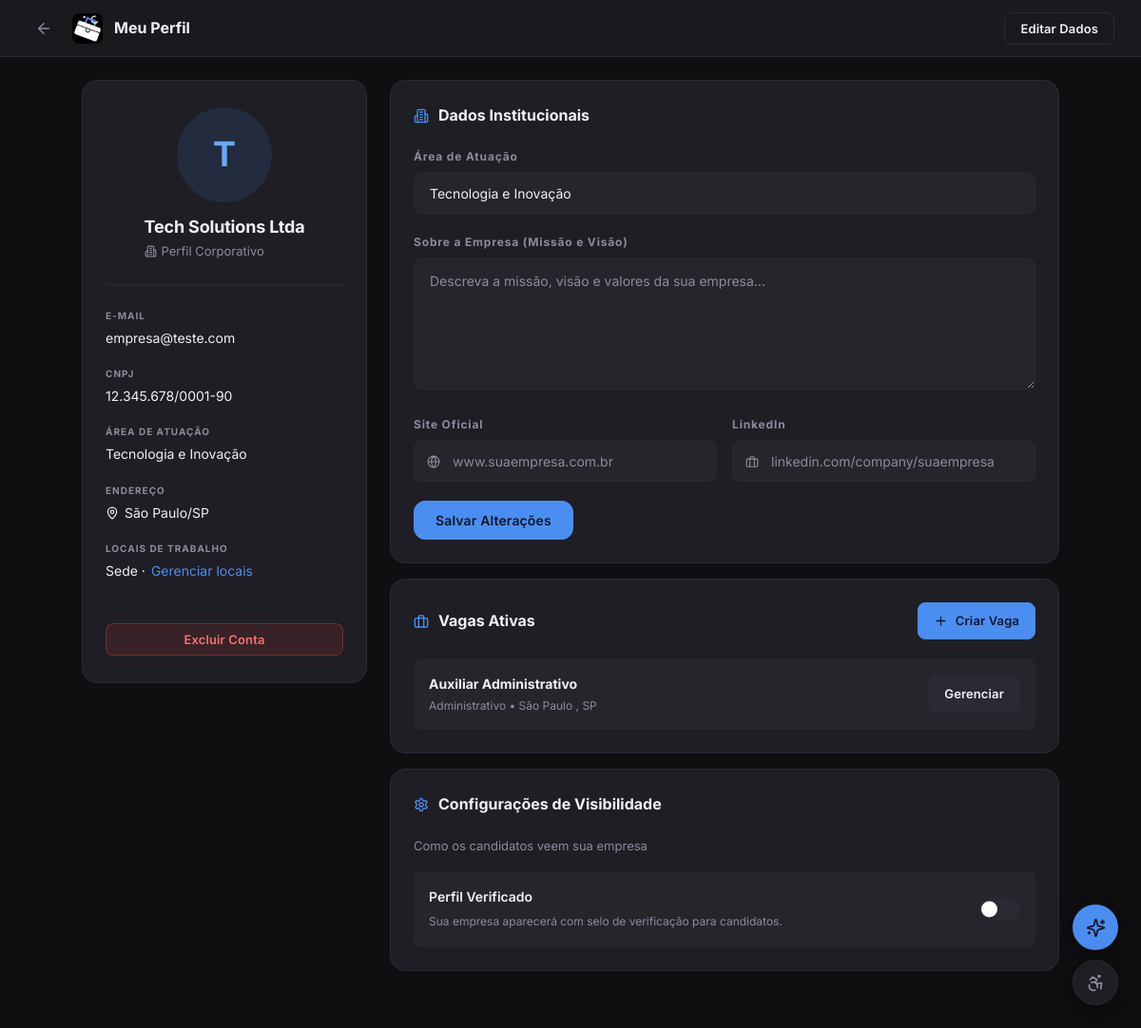
The page /empresa/perfil.php (signed in) on the database its author committed.
### tables this page shows
CREATE TABLE `empresas` (
  `id`               INT(11)      NOT NULL AUTO_INCREMENT,
  `nome_empresa`     VARCHAR(150) NOT NULL,
  `email`            VARCHAR(100) NOT NULL,
  `senha`            VARCHAR(255) NOT NULL,
  `cnpj`             VARCHAR(18)  NOT NULL,
  `cidade`           VARCHAR(100) DEFAULT NULL,
  `estado`           VARCHAR(50)  DEFAULT NULL,
  `telefone`         VARCHAR(20)  DEFAULT NULL,
   
  `area_atuacao`     VARCHAR(100) DEFAULT NULL,
  `descricao`        TEXT         DEFAULT NULL   COMMENT 'Missão e visão da empresa',
  `site_oficial`     VARCHAR(255) DEFAULT NULL,
  `linkedin`         VARCHAR(255) DEFAULT NULL,
  `perfil_verificado` TINYINT(1)  NOT NULL DEFAULT 0,
   
  `criado_em`        TIMESTAMP    NOT NULL DEFAULT CURRENT_TIMESTAMP,
  `atualizado_em`    TIMESTAMP    NOT NULL DEFAULT CURRENT_TIMESTAMP ON UPDATE CURRENT_TIMESTAMP,
  PRIMARY KEY (`id`),
  UNIQUE KEY `uq_email_empresa`  (`email`),
  UNIQUE KEY `uq_cnpj`          (`cnpj`)
);

CREATE TABLE `vagas` (
  `id`            INT(11)      NOT NULL AUTO_INCREMENT,
  `empresa_id`    INT(11)      NOT NULL,
  `titulo`        VARCHAR(150) NOT NULL,
  `descricao`     TEXT         DEFAULT NULL,
  `cidade`        VARCHAR(100) DEFAULT NULL,
  `estado`        VARCHAR(50)  DEFAULT NULL,
  `cep`           VARCHAR(9)   DEFAULT NULL   COMMENT 'Para cálculo de distância pela IA',
  `salario`       VARCHAR(50)  DEFAULT NULL   COMMENT 'Mantido como VARCHAR (ex: 1.200,00 ou A combinar)',
  `tipo_contrato` VARCHAR(50)  DEFAULT NULL   COMMENT 'Ex: Jovem Aprendiz, Estágio',
   
  `carga_horaria` VARCHAR(20)  DEFAULT NULL   COMMENT 'Ex: 20h/semana',
  `area`          VARCHAR(100) DEFAULT NULL   COMMENT 'Ex: Administrativo, TI, Vendas',
  `criado_em`     TIMESTAMP    NOT NULL DEFAULT CURRENT_TIMESTAMP,
  `atualizado_em` TIMESTAMP    NOT NULL DEFAULT CURRENT_TIMESTAMP ON UPDATE CURRENT_TIMESTAMP,
  PRIMARY KEY (`id`),
  KEY `idx_vaga_empresa` (`empresa_id`),
  KEY `idx_vaga_area`    (`area`),
  KEY `idx_vaga_cidade`  (`cidade`),
  CONSTRAINT `fk_vaga_empresa`
    FOREIGN KEY (`empresa_id`) REFERENCES `empresas` (`id`) ON DELETE CASCADE
);

### includes/endereco_empresa.php (called while the page is built, shortened)
<?php
if (!function_exists('empresa_tem_endereco')) {
    function empresa_tem_endereco(mysqli $conn): bool {
        static $tem = null;
        if ($tem === null) {
            $r   = $conn->query("SHOW COLUMNS FROM empresas LIKE 'logradouro'");
            $tem = ($r instanceof mysqli_result) && $r->num_rows > 0;
        }
        return $tem;
    }
    function endereco_empresa_formatado(array $e): string {
        $rua       = trim(($e['logradouro'] ?? '') . (!empty($e['numero']) ? ', ' . $e['numero'] : ''), ' ,');
        $cidade_uf = trim(($e['cidade'] ?? '') . (!empty($e['estado']) ? '/' . $e['estado'] : ''), '/');
        $cep       = preg_replace('/\D/', '', $e['cep'] ?? '');
        $partes = [
            $rua,
            $e['complemento'] ?? '',
            $e['bairro'] ?? '',
            $cidade_uf,
            strlen($cep) === 8 ? 'CEP ' . substr($cep, 0, 5) . '-' . substr($cep, 5) : '',
        ];
        return implode(' - ', array_filter($partes, fn($p) => trim((string) $p) !== ''));
    }
}

### includes/esquema.php (called while the page is built, shortened)
<?php
if (!function_exists('jc_stage7_disponivel')) {
    function jc_stage7_colunas(): array {
        return [
            ['jovens', 'conta_status'],
            ['empresas', 'conta_status'],
            ['vagas', 'moderacao_status'],
            ['administradores', 'sessao_versao'],
            ['admin_tentativas', 'ip_hash'],
            ['admin_auditoria', 'hash_anterior'],
            ['moderacao_itens', 'conteudo_hash'],
            ['denuncias', 'item_id'],
        ];
    }
    function jc_stage7_disponivel(mysqli $conn): bool {
        static $ok = null;
        $pares = jc_stage7_colunas();
        $cond  = implode(' OR ', array_fill(0, count($pares), '(TABLE_NAME = ? AND COLUMN_NAME = ?)'));
        $tipos = str_repeat('ss', count($pares));
        $args  = [];
        foreach ($pares as [$t, $c]) {
            $args[] = $t;
            $args[] = $c;
        }
        try {
            $stmt = $conn->prepare(
                "SELECT COUNT(*) AS n FROM information_schema.COLUMNS
                 WHERE TABLE_SCHEMA = DATABASE() AND ({$cond})"
            );
            $stmt->bind_param($tipos, ...$args);
            $stmt->execute();
            $n = intval($stmt->get_result()->fetch_assoc()['n'] ?? 0);
            $ok = ($n === count($pares));
        } catch (Throwable $e) {
            $ok = false;
        }
        return $ok;
    }
}

### includes/conta_status.php (called while the page is built, shortened)
<?php
require_once __DIR__ . '/esquema.php';
if (!function_exists('jc_conta_suspensa')) {
    function jc_conta_suspensa(mysqli $conn, string $tipo, int $id): bool {
        if ($id <= 0 || !in_array($tipo, ['jovem', 'empresa'], true) || !jc_stage7_disponivel($conn)) {
            return false;
        }
        $tabela = $tipo === 'jovem' ? 'jovens' : 'empresas';
        $stmt = $conn->prepare("SELECT conta_status FROM `{$tabela}` WHERE id = ? LIMIT 1");
        $stmt->bind_param("i", $id);
        $stmt->execute();
        $linha = $stmt->get_result()->fetch_assoc();
        return ($linha['conta_status'] ?? 'ativa') === 'suspensa';
    }
    function jc_conta_verificar_sessao(mysqli $conn): void {
        $tipo = isset($_SESSION['jovem_id']) ? 'jovem' : (isset($_SESSION['empresa_id']) ? 'empresa' : null);
        if (!jc_conta_suspensa($conn, $tipo, intval($_SESSION[$tipo . '_id']))) {
            return;
        }
        exit;
    }
}

### includes/config.php (called while the page is built, shortened)
<?php
try {
    $conn = new mysqli(DB_HOST, DB_USER, DB_PASS, DB_NAME);
} catch (\mysqli_sql_exception $e) {
    registrar_log('Falha na conexao com o banco de dados (codigo ' . $e->getCode() . ')', 'ERROR');
    if (function_exists('jc_log')) {
        jc_log('banco.indisponivel', 'erro', ['errno' => $e->getCode()]);
    }
    http_response_code(503);
    die('O sistema esta temporariamente indisponivel. Tente novamente em alguns instantes.');
}
$conn->set_charset(DB_CHARSET);
if (session_status() === PHP_SESSION_ACTIVE && (isset($_SESSION['jovem_id']) || isset($_SESSION['empresa_id']))) {
    require_once __DIR__ . '/conta_status.php';
    jc_conta_verificar_sessao($conn);
}

### includes/locais.php (called while the page is built, shortened)
<?php
require_once __DIR__ . '/endereco_empresa.php';
if (!function_exists('jc_locais_disponiveis')) {
    function jc_locais_disponiveis(mysqli $conn): bool {
        static $ok = null;
        if ($ok === null) {
            $t  = $conn->query("SHOW TABLES LIKE 'empresa_locais'");
            $c  = $conn->query("SHOW COLUMNS FROM vagas LIKE 'local_trabalho'");
            $ok = ($t instanceof mysqli_result) && $t->num_rows > 0
               && ($c instanceof mysqli_result) && $c->num_rows > 0
               && empresa_tem_endereco($conn);
        }
        return $ok;
    }
}

### empresa/perfil.php (the view, shortened to what this page needs)
<?php
require_once dirname(__DIR__) . '/includes/csrf.php';
require_once dirname(__DIR__) . "/includes/config.php";
require_once dirname(__DIR__) . "/includes/endereco_empresa.php";
require_once dirname(__DIR__) . "/includes/locais.php";
require_once dirname(__DIR__) . "/includes/moderacao.php";
$empresa_id = intval($_SESSION['empresa_id']);
$tem_endereco  = empresa_tem_endereco($conn);
$cols_endereco = $tem_endereco ? ', cep, logradouro, numero, complemento, bairro' : '';
$stmt = $conn->prepare(
    "SELECT nome_empresa, email, cnpj, cidade, estado, telefone,
            area_atuacao, descricao, site_oficial, linkedin, perfil_verificado{$cols_endereco}
     FROM   empresas
     WHERE  id = ?
     LIMIT  1"
);
$stmt->bind_param("i", $empresa_id);
$stmt->execute();
$emp = $stmt->get_result()->fetch_assoc();
$stmt_v = $conn->prepare(
    "SELECT id, titulo, area, cidade, estado
     FROM   vagas
     WHERE  empresa_id = ?
     ORDER  BY criado_em DESC"
);
$stmt_v->bind_param("i", $empresa_id);
$stmt_v->execute();
$result_vagas = $stmt_v->get_result();
$inicial = strtoupper(mb_substr($emp['nome_empresa'], 0, 1));
?>
<!DOCTYPE html>
<html lang="pt-br" data-theme="dark">
<head>
    <link rel="stylesheet" href="../Assets/css/style.css">
</head>
<body>
<div class="profile-bar">
    <div class="d-flex align-center gap-12">
        <a href="../dashboard/empresa.php" class="icon-btn" title="Voltar ao painel" aria-label="Voltar ao painel"><span class="i i-arrow-left" aria-hidden="true"></span></a>
        <span class="marca marca-compacta"><img src="../assets/img/marca/jovemconnect-simbolo.png" alt="JovemConnect" width="192" height="192"></span>
        <span class="profile-bar-title">Meu Perfil</span>
    </div>
    <button type="button" class="btn btn-secondary btn-sm" id="btnEditar">
        Editar Dados
    </button>
</div>
<form method="POST" action="perfil.php" id="formPerfil">
<div class="profile-page">
    <aside class="profile-side">
        <div class="profile-side-avatar">
            <div class="avatar avatar-xl"><?= $inicial ?></div>
            <div id="viewNome">
                <p class="profile-side-name"><?= htmlspecialchars($emp['nome_empresa']) ?></p>
                <p class="profile-side-role"><span class="i i-building" aria-hidden="true"></span> Perfil Corporativo</p>
            </div>
        </div>
        <div id="viewDados">
            <div class="profile-info-item">
                <p class="profile-info-label">E-mail</p>
                <p class="profile-info-value"><?= htmlspecialchars($emp['email']) ?></p>
            </div>
            <div class="profile-info-item">
                <p class="profile-info-label">CNPJ</p>
                <p class="profile-info-value"><?= htmlspecialchars($emp['cnpj']) ?></p>
            </div>
            <?php if (!empty($emp['area_atuacao'])): ?>
            <div class="profile-info-item">
                <p class="profile-info-label">Área de Atuação</p>
                <p class="profile-info-value"><?= htmlspecialchars($emp['area_atuacao']) ?></p>
            </div>
            <?php endif; ?>
            <?php $endereco_txt = endereco_empresa_formatado($emp);    ?>
            <?php if ($endereco_txt !== ''): ?>
            <div class="profile-info-item">
                <p class="profile-info-label">Endereço</p>
                <p class="profile-info-value"><span class="i i-map-pin" aria-hidden="true"></span> <?= htmlspecialchars($endereco_txt) ?></p>
            </div>
            <?php endif; ?>
            <?php if (jc_locais_disponiveis($conn)): $n_locais = count(jc_locais_da_empresa($conn, $empresa_id)); ?>
            <div class="profile-info-item">
                <p class="profile-info-label">Locais de trabalho</p>
                <p class="profile-info-value">
                    Sede<?= $n_locais > 0 ? ' + ' . $n_locais . ($n_locais === 1 ? ' outro local' : ' outros locais') : '' ?> ·
                    <a href="locais.php">Gerenciar locais</a>
                </p>
            </div>
            <?php endif; ?>
        </div>
        <div style="margin-top:auto;padding-top:24px;border-top:1px solid var(--border);">
            <button type="button" class="btn btn-danger btn-full btn-sm" id="btnExcluir">
                Excluir Conta
            </button>
        </div>
    </aside>
    <main class="profile-main">
        <div class="profile-section fade-up">
            <div class="profile-section-head">
                <h2 class="profile-section-title"><span class="i i-building" aria-hidden="true"></span> Dados Institucionais</h2>
            </div>
            <div class="form-group">
                <label class="form-label" for="perfilAreaAtuacao">Área de Atuação</label>
                <input type="text" name="area_atuacao" id="perfilAreaAtuacao" class="form-control"
                       placeholder="Ex: Tecnologia, Varejo"
                       value="<?= htmlspecialchars($emp['area_atuacao'] ?? '') ?>">
            </div>
            <div class="form-group">
                <label class="form-label" for="perfilDescricao">Sobre a Empresa (Missão e Visão)</label>
                <textarea name="descricao" id="perfilDescricao" class="form-control"
                          placeholder="Descreva a missão, visão e valores da sua empresa..."
                          rows="5"><?= htmlspecialchars($emp['descricao'] ?? '') ?></textarea>
            </div>
            <div class="form-row">
                <div class="form-group">
                    <label class="form-label" for="perfilSite">Site Oficial</label>
                    <div class="input-group">
                        <input type="url" name="site_oficial" id="perfilSite" class="form-control"
                               placeholder="www.suaempresa.com.br"
                               value="<?= htmlspecialchars($emp['site_oficial'] ?? '') ?>">
                    </div>
                </div>
                <div class="form-group">
                    <label class="form-label" for="perfilLinkedin">LinkedIn</label>
                    <div class="input-group">
                        <input type="text" name="linkedin" id="perfilLinkedin" class="form-control"
                               placeholder="linkedin.com/company/suaempresa"
                               value="<?= htmlspecialchars($emp['linkedin'] ?? '') ?>">
                    </div>
                </div>
            </div>
            <button type="submit" class="btn btn-primary">Salvar Alterações</button>
        </div>
        <div class="profile-section fade-up">
            <div class="profile-section-head">
                <h2 class="profile-section-title"><span class="i i-briefcase" aria-hidden="true"></span> Vagas Ativas</h2>
                <a href="../Vagas/criar.php" class="btn btn-primary btn-sm"><span class="i i-plus" aria-hidden="true"></span> Criar Vaga</a>
            </div>
            <?php if ($result_vagas->num_rows > 0): ?>
                <?php while ($v = $result_vagas->fetch_assoc()): ?>
                <div class="job-active-item">
                    <div>
                        <p class="job-active-title"><?= htmlspecialchars($v['titulo']) ?></p>
                        <p class="job-active-sub">
                            <?= !empty($v['area'])   ? htmlspecialchars($v['area'])   . ' • ' : '' ?>
                            <?= !empty($v['cidade'])  ? htmlspecialchars($v['cidade'])         : '' ?>
                            <?= !empty($v['estado'])  ? ', ' . htmlspecialchars($v['estado'])  : '' ?>
                        </p>
                    </div>
                    <a href="../Vagas/candidatos.php?id=<?= intval($v['id']) ?>&amp;voltar=perfil"
                       class="btn btn-ghost btn-sm">
                        Gerenciar
                    </a>
                </div>
                <?php endwhile; ?>
            <?php endif; ?>
        </div>
        <div class="profile-section fade-up">
            <div class="profile-section-head">
                <h2 class="profile-section-title"><span class="i i-settings" aria-hidden="true"></span> Configurações de Visibilidade</h2>
            </div>
            <p class="text-secondary" style="font-size:13px;margin-bottom:16px;">
                Como os candidatos veem sua empresa
            </p>
            <div class="visibility-toggle-item">
                <div class="vt-text">
                    <strong>Perfil Verificado</strong>
                    <span>Sua empresa aparecerá com selo de verificação para candidatos.</span>
                </div>
                <label class="toggle">
                    <span class="toggle-track"></span>
                </label>
            </div>
        </div>
    </main>
</div>
</form>
<?php include dirname(__DIR__) . '/includes/assistente.php'; ?>
</body>
</html>

### rows shown on the page
empresas: nome_empresa "T", nome_empresa "Tech Solutions Ltda", email "empresa@teste.com", cnpj "12.345.678/0001-90", area_atuacao "Tecnologia e Inovação"
vagas: titulo "Auxiliar Administrativo", area "Administrativo", cidade "São Paulo", estado "SP"

### other values the page prints
$endereco_txt "São Paulo/SP"
